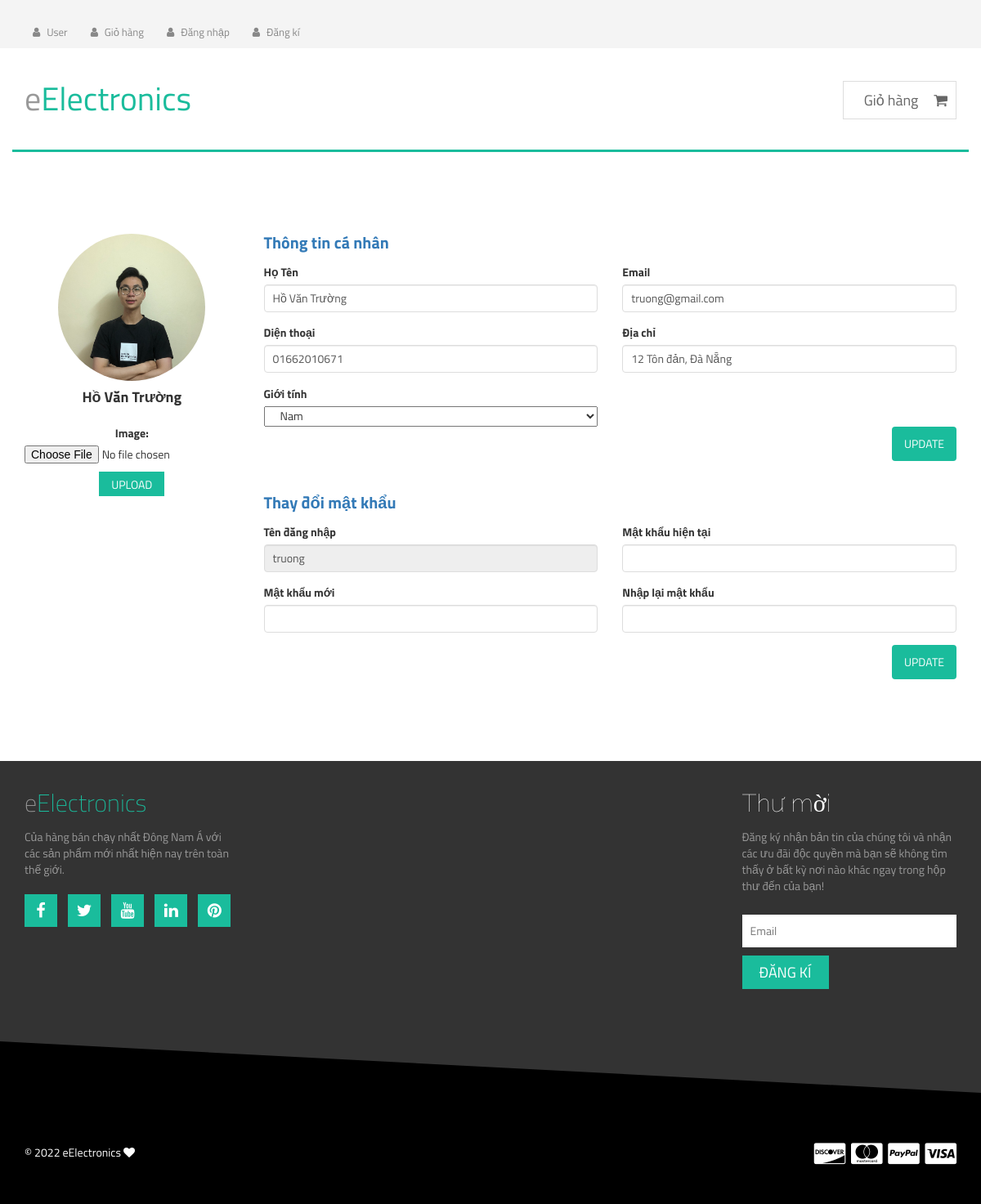
The page /user/profile/1 on the database its author committed.
### user/models.py (models this page shows)
class User(models.Model):
    id_user = models.IntegerField(primary_key=True,null=False)
    username = models.CharField(max_length=100,null=False)
    password = models.CharField(max_length=100,null=False)
    hoten = models.CharField(max_length=100)
    gioitinh = models.BooleanField(default=True)
    diachi = models.CharField(max_length=100)
    dienthoai =  models.CharField(max_length=100)
    email = models.EmailField(max_length=100)
    quyen = models.BooleanField(default=True)
    image = models.ImageField(upload_to='users/', blank=True)

### user/views.py (the view, shortened to what this page needs)
# urls.py: path('profile/<id>',views.update_profile ,name='profile'),
def update_profile(request,id):
    user = User.objects.filter(pk = id).first()
    form = UserImageForm()
    return render(request,'store/update_profile.html',{'user':user,'form1':form})

### user/forms.py
class UserImageForm(forms.ModelForm):
    class Meta:
        model = User
        fields = ['image']

### templates/store/update_profile.html (shortened to what this page needs)
{% load static%}
<!DOCTYPE html>
<html lang="en">
  <head>
    <link
      rel="stylesheet"
      href="http://maxcdn.bootstrapcdn.com/bootstrap/3.2.0/css/bootstrap.min.css"
    />
    <link
      rel="stylesheet"
      href="http://maxcdn.bootstrapcdn.com/font-awesome/4.3.0/css/font-awesome.min.css"
    />
    <link rel="stylesheet" href=" {% static 'css/owl.carousel.css' %}" />
    <link rel="stylesheet" href=" {% static 'css/style.css' %}" />
    <link rel="stylesheet" href=" {% static 'css/responsive.css' %}" />
  </head>
  <body  >
    <div class="header-area" >
      <div class="container" >
        <div class="row" >
          <div class="col-md-8">
            <div class="user-menu">
              <ul>
                <li>
                  <a href="{% url 'user:profile' request.session.id_user %}"><i class="fa fa-user"></i>
                    {% if request.session.hoten %}
                    {{request.session.hoten}} </a>
                    {% else %}
                    User
                    {% endif %}
                </li>
                <li>
                  <a href="{% url 'donhangs:view_cart' %}"><i class="fa fa-user"></i> Giỏ hàng </a>
                </li>
                <li>
                  {% if request.session.id_user %}
                  <a href="{% url 'user:logout' %}"><i class="fa fa-user"></i> Đăng xuất </a>
                  {% else %}
                  <a href="{% url 'user:login' %}"><i class="fa fa-user"></i> Đăng nhập </a>
                  {% endif %}
                </li>
                {% if not request.session.id_user %}
                <li>
                  <a href="{% url 'user:signup' %}"><i class="fa fa-user"></i> Đăng kí </a>
                </li>
                {% endif %}
              </ul>
            </div>
          </div>
          </div>
        </div>
      </div>
    <div class="site-branding-area"  >
      <div class="container" style="margin-bottom: 100px!important;border-bottom: #1abc9c  solid;">
        <div class="row">
          <div class="col-sm-6">
            <div class="logo">
              <h1>
                <a href="{% url 'sanpham:home' %}">e<span>Electronics</span></a>
              </h1>
            </div>
          </div>
          <div class="col-sm-6">
            <div class="shopping-item">
              <a style="margin-left: 15px;" href="{% url 'donhangs:view_cart' %}"
                >Giỏ hàng <i class="fa fa-shopping-cart"></i>
              </a>
            </div>
          </div>
        </div>
      </div>
    </div>
<div class="container" style="margin-bottom: 100px!important;">
    <div class="row gutters">
      <div class="col-xl-3 col-lg-3 col-md-12 col-sm-12 col-12">
        <div class="card h-100">
          <div class="card-body">
            <div class="account-settings">
              <div class="user-profile">
                 <div class="user-avatar">
                   {% if user.image %}
                  <img
                    src="{{user.image.url}}"
                    style="height: 180px; width:180px;object-fit: cover;"
                  />
                  {%else%}
                  <img
                    src=""
                    alt="{{user.hoten}}"
                  />
                  {%endif%}
                </div>
                <h5 class="user-name" style="font-size: 18px">{{user.hoten}}</h5>
                <form method = "post" action="{% url 'user:avatarView'%}" enctype="multipart/form-data">
                  {% csrf_token %}   {{ form1.as_p }}
                  <button type="submit" style="height: 30px; font-size:14px; line-height: 10px; "> Upload </button>
              </form>
              </div>
            </div>
          </div>
        </div>
      </div>
      <div class="col-xl-9 col-lg-9 col-md-12 col-sm-12 col-12">
        <div class="card h-100">
          <form action="{% url 'user:profile' request.session.id_user %}" method="post">
          <div class="card-body">
            <div class="row gutters">
              <div class="col-xl-12 col-lg-12 col-md-12 col-sm-12 col-12">
                <h6 class="mb-2 text-primary" style="font-size: 20px">Thông tin cá nhân</h6>
              </div>
              <div class="col-xl-6 col-lg-6 col-md-6 col-sm-6 col-12">
                <div class="form-group">
                  <label >Họ Tên</label>
                  <input
                    type="text"
                    class="form-control"
                    name="hoten"
                    value = "{{user.hoten}}"
                  />
                </div>
              </div>
              <div class="col-xl-6 col-lg-6 col-md-6 col-sm-6 col-12">
                <div class="form-group">
                  <label>Email</label>
                  <input
                    type="email"
                    class="form-control"
                    name="email"
                    value = "{{user.email}}"
                  />
                </div>
              </div>
              <div class="col-xl-6 col-lg-6 col-md-6 col-sm-6 col-12">
                <div class="form-group">
                  <label>Diện thoại</label>
                  <input
                    type="text"
                    class="form-control"
                    name="dienthoai"
                    value = "{{user.dienthoai}}"
                  />
                </div>
              </div>
              <div class="col-xl-6 col-lg-6 col-md-6 col-sm-6 col-12">
                <div class="form-group">
                  <label >Địa chỉ</label>
                  <input
                    type="text"
                    class="form-control"
                    name = "diachi"
                    value = "{{user.diachi}}"
                  />
                </div>
              </div>
            </div>
            <div class="row gutters">
            <div class="col-xl-12 col-lg-12 col-md-12 col-sm-12 col-12">
              </div>
              <div class="col-xl-6 col-lg-6 col-md-6 col-sm-6 col-12">
                <div class="form-group">
                  <label for="Street" style="display:block">Giới tính</label>
                  {% if user.gioitinh %}
                  <select name="gioitinh" id="" class="col-xl-12 col-lg-12 col-md-12 col-sm-12 col-12">
                    <option value="True"   >Nam</option>
                  </select>
                  {%else%}
                  <select name="gioitinh" id="" class="col-xl-12 col-lg-12 col-md-12 col-sm-12 col-12">
                    <option value="False" >Nữ</option>
                    <option value="True" >Nam</option>
                  </select>
                  {%endif%}
                </div>
              </div>
            </div>
            <div class="row gutters">
              <div class="col-xl-12 col-lg-12 col-md-12 col-sm-12 col-12">
                <div class="text-right">
                  <button
                    type="submit"
                    id="submit"
                    name="submit"
                    class="btn btn-primary"
                  >
                    Update
                  </button>
                </div>
              </div>
            </div>
          </form>
          <form onsubmit="submitForm()"  action="{% url 'user:password' request.session.id_user %}" method="post" >
            <div class="row gutters">
              <div class="col-xl-12 col-lg-12 col-md-12 col-sm-12 col-12">
                <h6 class="mb-2 text-primary" style="margin-top:40px;font-size: 20px;" >Thay đổi mật khẩu</h6>
              </div>
              <div class="col-xl-6 col-lg-6 col-md-6 col-sm-6 col-12">
                <div class="form-group">
                  <label >Tên đăng nhập</label>
                  <input
                    type="text"
                    class="form-control"
                    name="username"
                    value = {{user.username}}
                    readonly
                  />
                </div>
              </div>
              <div class="col-xl-6 col-lg-6 col-md-6 col-sm-6 col-12">
                <div class="form-group">
                  <label>Mật khẩu hiện tại</label>
                  <input
                    type="password"
                    class="form-control"
                    name="password_cur"
                    required
                    value=""
                  />
                </div>
              </div>
              <div class="col-xl-6 col-lg-6 col-md-6 col-sm-6 col-12">
                <div class="form-group">
                  <label>Mật khẩu mới</label>
                  <input
                    type="password"
                    class="form-control"
                    name="password_new"
                    required
                  />
                </div>
              </div>
              <div class="col-xl-6 col-lg-6 col-md-6 col-sm-6 col-12">
                <div class="form-group">
                  <label>Nhập lại mật khẩu</label>
                  <input
                    type="password"
                    class="form-control"
                    name="confirm"
                    required
                    id ="inputConfirm"
                  />
                </div>
              </div>
            </div>
            <div class="row gutters">
              <div class="col-xl-12 col-lg-12 col-md-12 col-sm-12 col-12">
                <div class="text-right">
                  <button
                    type="submit"
                    id="submit"
                    name="submit"
                    class="btn btn-primary"
                  >
                    Update
                  </button>
                </div>
              </div>
            </div>
          </form>
          </div>
        </div>
      </div>
    </div>
    <div class="footer-top-area">
      <div class="zigzag-bottom"></div>
      <div class="container">
        <div class="row">
          <div class="col-md-3 col-sm-6">
            <div class="footer-about-us">
              <h2>e<span>Electronics</span></h2>
              <p>
                Của hàng bán chạy nhất Đông Nam Á với các sản phẩm mới nhất hiện nay trên toàn thế giới.
              </p>
              <div class="footer-social">
                <a href="#" target="_blank"><i class="fa fa-facebook"></i></a>
                <a href="#" target="_blank"><i class="fa fa-twitter"></i></a>
                <a href="#" target="_blank"><i class="fa fa-youtube"></i></a>
                <a href="#" target="_blank"><i class="fa fa-linkedin"></i></a>
                <a href="#" target="_blank"><i class="fa fa-pinterest"></i></a>
              </div>
            </div>
          </div>
          <div class="col-md-3 col-sm-6"  style="display:float;float:right">
            <div class="footer-newsletter">
              <h2 class="footer-wid-title">Thư mời</h2>
              <p>
                Đăng ký nhận bản tin của chúng tôi và nhận các ưu đãi độc quyền mà bạn sẽ không tìm thấy ở bất kỳ nơi nào khác ngay trong hộp thư đến của bạn!
              </p>
              <div class="newsletter-form">
                <form action="#">
                  <input type="email" placeholder="Email" />
                  <input type="submit" value="Đăng kí" />
                </form>
              </div>
            </div>
          </div>
        </div>
      </div>
    </div>
    <div class="footer-bottom-area">
      <div class="container">
        <div class="row">
          <div class="col-md-8">
            <div class="copyright">
              <p>
                &copy; 2022 eElectronics
                <i class="fa fa-heart"></i>
              </p>
            </div>
          </div>
          <div class="col-md-4">
            <div class="footer-card-icon">
              <i class="fa fa-cc-discover"></i>
              <i class="fa fa-cc-mastercard"></i>
              <i class="fa fa-cc-paypal"></i>
              <i class="fa fa-cc-visa"></i>
            </div>
          </div>
        </div>
      </div>
    </div>
  </body>
</html>

### static/css/style.css (style rules this page uses)
img { max-width: 100%; height: auto; }
h1, h2, h3, h4, h5, h6 { font-weight: 700; margin: 0 0 15px; }
body { font-family: "Titillium Web", sans-serif; }
.header-area { background: none repeat scroll 0 0 #f4f4f4; }
.header-area a { color: #888; }
.user-menu ul { list-style: outside none none; margin: 0; padding: 0; }
.user-menu li { display: inline-block; }
.user-menu li a { display: block; font-size: 13px; margin-right: 5px; padding: 10px; }
.user-menu li a i.fa { margin-right: 5px; }
.logo h1 { font-size: 40px; margin: 40px 0; font-weight: 400; }
.logo h1 a { color: #999; }
.logo h1 a span { color: #1abc9c; }
.shopping-item { border: 1px solid #ddd; float: right; font-size: 18px; margin-top: 40px; padding: 10px; position: relative; }
.shopping-item a { color: #666; }
.shopping-item i.fa { margin-left: 15px; }
.slider-area, .promo-area, .brands-area, .maincontent-area, .footer-top-area, .product-widget-area, .product-breadcroumb-area, .single-product-area { position: relative; overflow: hidden; }
.zigzag-bottom { background: none repeat scroll 0 0 #1abc9c; bottom: -80px; height: 165px; left: -5%; position: absolute; transform: rotate(3deg); width: 108%; z-index: 9; }
.footer-top-area .zigzag-bottom { background: #000; }
.footer-top-area { background: none repeat scroll 0 0 #333; color: #999; padding: 35px 0 180px; }
.footer-bottom-area { background: #000; color: #fff; }
.footer-about-us span { color: #1abc9c; }
.footer-wid-title { font-family: raleway; font-size: 30px; font-weight: 100; color: #fff; }
.footer-about-us h2 { font-weight: 200; }
.footer-social a { background: none repeat scroll 0 0 #1abc9c; color: #fff; display: inline-block; font-size: 20px; height: 40px; margin-bottom: 10px; margin-right: 10px; padding-top: 5px; text-align: center; width: 40px; border: 1px solid #1abc9c; }
.footer-social { margin-top: 20px; }
.newsletter-form input[type="email"] { background: none repeat scroll 0 0 #fff; border: medium none; margin-bottom: 10px; padding: 10px; width: 100%; }
.newsletter-form input[type="submit"] { background: none repeat scroll 0 0 #1abc9c; border: medium none; color: #fff; display: inline-block; font-size: 18px; padding: 7px 20px; text-transform: uppercase; border: 1px solid #1abc9c; }
.newsletter-form { margin-top: 25px; }
a { color: #1abc9c; }
.footer-bottom-area { background: none repeat scroll 0 0 #000; color: #fff; padding-bottom: 40px; }
.footer-card-icon { font-size: 30px; text-align: right; }
.copyright>p { margin: 10px 0 0; }
input[type="text"], input[type="password"], input[type="email"], textarea { border: 1px solid #ddd; padding: 10px; }
input[type="submit"], button[type="submit"] { background: none repeat scroll 0 0 #1abc9c; border: medium none; color: #fff; padding: 11px 20px; text-transform: uppercase; }

### static/css/responsive.css (style rules this page uses)
@media only screen and (min-width: 992px) and (max-width: 1280px) { input[type="submit"], button[type="submit"] { padding: 11px 15px; } }

### templates/store/update_profile.html (style rules this page uses)
.account-settings .user-profile { margin: 0 0 1rem 0; padding-bottom: 1rem; text-align: center; }
.account-settings .user-profile .user-avatar { margin: 0 0 1rem 0; }
.account-settings .user-profile .user-avatar img { width: 90px; height: 90px; -webkit-border-radius: 100px; -moz-border-radius: 100px; border-radius: 100px; }
.account-settings .user-profile h5.user-name { margin: 0 0 0.5rem 0; }

### rows shown on the page
User: image (picture), hoten "Hồ Văn Trường", email "truong@gmail.com", dienthoai "01662010671", diachi "12 Tôn đản, Đà Nẵng", username "truong"
